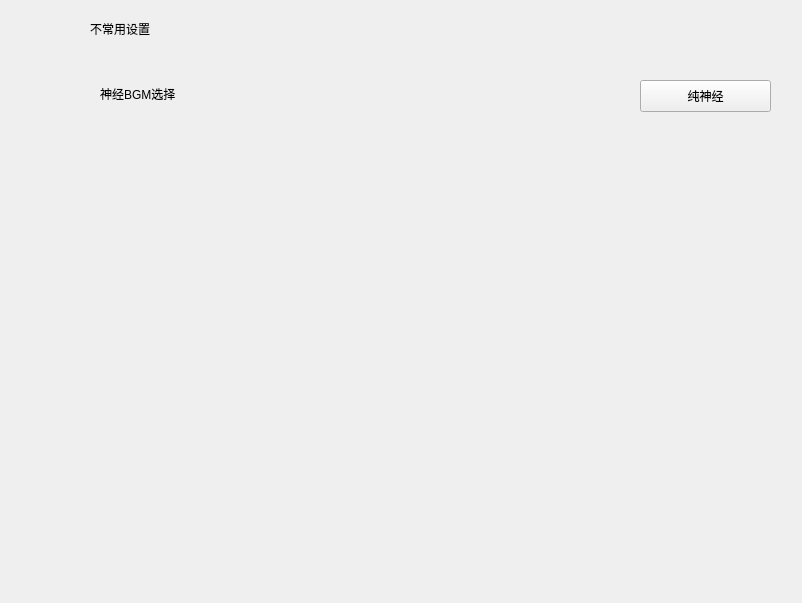
<?xml version="1.0" encoding="UTF-8"?>
<ui version="4.0">
 <class>MainWindow</class>
 <widget class="QMainWindow" name="MainWindow">
  <property name="geometry">
   <rect>
    <x>0</x>
    <y>0</y>
    <width>802</width>
    <height>603</height>
   </rect>
  </property>
  <property name="windowTitle">
   <string>赤石工具箱</string>
  </property>
  <property name="windowIcon">
   <iconset>
    <normaloff>../../pythonstudy/python3.8/eat-redstone-nt/icons/biaoqing.png</normaloff>../../pythonstudy/python3.8/eat-redstone-nt/icons/biaoqing.png</iconset>
  </property>
  <widget class="QWidget" name="centralwidget">
   <widget class="QStackedWidget" name="stackedWidget">
    <property name="geometry">
     <rect>
      <x>80</x>
      <y>0</y>
      <width>721</width>
      <height>601</height>
     </rect>
    </property>
    <property name="currentIndex">
     <number>3</number>
    </property>
    <widget class="QWidget" name="home">
     <widget class="SmoothScrollArea" name="SmoothScrollArea">
      <property name="geometry">
       <rect>
        <x>0</x>
        <y>0</y>
        <width>721</width>
        <height>611</height>
       </rect>
      </property>
      <property name="widgetResizable">
       <bool>true</bool>
      </property>
      <widget class="QWidget" name="scrollAreaWidgetContents">
       <property name="geometry">
        <rect>
         <x>0</x>
         <y>0</y>
         <width>719</width>
         <height>609</height>
        </rect>
       </property>
       <widget class="TitleLabel" name="TitleLabel_2">
        <property name="geometry">
         <rect>
          <x>130</x>
          <y>10</y>
          <width>691</width>
          <height>181</height>
         </rect>
        </property>
        <property name="text">
         <string>我们非常不欢迎您使用该工具箱</string>
        </property>
       </widget>
      </widget>
     </widget>
    </widget>
    <widget class="QWidget" name="redstonepage">
     <widget class="SmoothScrollArea" name="SmoothScrollArea_2">
      <property name="geometry">
       <rect>
        <x>0</x>
        <y>0</y>
        <width>721</width>
        <height>611</height>
       </rect>
      </property>
      <property name="widgetResizable">
       <bool>true</bool>
      </property>
      <widget class="QWidget" name="scrollAreaWidgetContents_2">
       <property name="geometry">
        <rect>
         <x>0</x>
         <y>0</y>
         <width>719</width>
         <height>1000</height>
        </rect>
       </property>
       <property name="minimumSize">
        <size>
         <width>0</width>
         <height>1000</height>
        </size>
       </property>
       <widget class="SimpleCardWidget" name="SimpleCardWidget">
        <property name="geometry">
         <rect>
          <x>0</x>
          <y>10</y>
          <width>711</width>
          <height>171</height>
         </rect>
        </property>
        <widget class="TitleLabel" name="TitleLabel">
         <property name="geometry">
          <rect>
           <x>10</x>
           <y>0</y>
           <width>161</width>
           <height>61</height>
          </rect>
         </property>
         <property name="font">
          <font>
           <family>Minecraft AE</family>
           <pointsize>21</pointsize>
           <weight>50</weight>
           <bold>false</bold>
          </font>
         </property>
         <property name="text">
          <string>看片神器</string>
         </property>
        </widget>
        <widget class="CaptionLabel" name="CaptionLabel">
         <property name="geometry">
          <rect>
           <x>10</x>
           <y>60</y>
           <width>431</width>
           <height>41</height>
          </rect>
         </property>
         <property name="font">
          <font>
           <family>Minecraft AE</family>
           <pointsize>12</pointsize>
           <weight>50</weight>
           <bold>false</bold>
          </font>
         </property>
         <property name="text">
          <string>嗨，我是颠佬，这是我的看片神器，免费看片是我的秘密武器</string>
         </property>
        </widget>
        <widget class="PushButton" name="pian_1">
         <property name="geometry">
          <rect>
           <x>10</x>
           <y>110</y>
           <width>111</width>
           <height>32</height>
          </rect>
         </property>
         <property name="text">
          <string>启动看片神器</string>
         </property>
        </widget>
       </widget>
       <widget class="SimpleCardWidget" name="SimpleCardWidget_2">
        <property name="geometry">
         <rect>
          <x>0</x>
          <y>190</y>
          <width>711</width>
          <height>171</height>
         </rect>
        </property>
        <widget class="TitleLabel" name="TitleLabel_3">
         <property name="geometry">
          <rect>
           <x>10</x>
           <y>0</y>
           <width>591</width>
           <height>61</height>
          </rect>
         </property>
         <property name="font">
          <font>
           <family>Minecraft AE</family>
           <pointsize>21</pointsize>
           <weight>50</weight>
           <bold>false</bold>
          </font>
         </property>
         <property name="text">
          <string>Python 3.8 Shell</string>
         </property>
        </widget>
        <widget class="CaptionLabel" name="CaptionLabel_2">
         <property name="geometry">
          <rect>
           <x>10</x>
           <y>60</y>
           <width>431</width>
           <height>41</height>
          </rect>
         </property>
         <property name="font">
          <font>
           <family>Minecraft AE</family>
           <pointsize>12</pointsize>
           <weight>50</weight>
           <bold>false</bold>
          </font>
         </property>
         <property name="text">
          <string>&quot;Never Gonna Give You Up&quot;</string>
         </property>
        </widget>
        <widget class="PushButton" name="shell">
         <property name="geometry">
          <rect>
           <x>10</x>
           <y>110</y>
           <width>111</width>
           <height>32</height>
          </rect>
         </property>
         <property name="text">
          <string>启动诈骗神器</string>
         </property>
        </widget>
       </widget>
       <widget class="SimpleCardWidget" name="SimpleCardWidget_3">
        <property name="geometry">
         <rect>
          <x>0</x>
          <y>370</y>
          <width>711</width>
          <height>171</height>
         </rect>
        </property>
        <widget class="TitleLabel" name="TitleLabel_4">
         <property name="geometry">
          <rect>
           <x>10</x>
           <y>0</y>
           <width>231</width>
           <height>61</height>
          </rect>
         </property>
         <property name="font">
          <font>
           <family>Minecraft AE</family>
           <pointsize>21</pointsize>
           <weight>50</weight>
           <bold>false</bold>
          </font>
         </property>
         <property name="text">
          <string>记你两分钟</string>
         </property>
        </widget>
        <widget class="CaptionLabel" name="CaptionLabel_3">
         <property name="geometry">
          <rect>
           <x>10</x>
           <y>60</y>
           <width>431</width>
           <height>41</height>
          </rect>
         </property>
         <property name="font">
          <font>
           <family>Minecraft AE</family>
           <pointsize>12</pointsize>
           <weight>50</weight>
           <bold>false</bold>
          </font>
         </property>
         <property name="text">
          <string>世界上最简单的倒计时</string>
         </property>
        </widget>
        <widget class="PushButton" name="dao_time">
         <property name="geometry">
          <rect>
           <x>10</x>
           <y>110</y>
           <width>111</width>
           <height>32</height>
          </rect>
         </property>
         <property name="text">
          <string>开启倒计时</string>
         </property>
        </widget>
       </widget>
      </widget>
     </widget>
    </widget>
    <widget class="QWidget" name="toolspage">
     <widget class="SmoothScrollArea" name="SmoothScrollArea_3">
      <property name="geometry">
       <rect>
        <x>0</x>
        <y>0</y>
        <width>721</width>
        <height>611</height>
       </rect>
      </property>
      <property name="widgetResizable">
       <bool>true</bool>
      </property>
      <widget class="QWidget" name="scrollAreaWidgetContents_3">
       <property name="geometry">
        <rect>
         <x>0</x>
         <y>0</y>
         <width>719</width>
         <height>1000</height>
        </rect>
       </property>
       <property name="minimumSize">
        <size>
         <width>0</width>
         <height>1000</height>
        </size>
       </property>
       <widget class="SimpleCardWidget" name="SimpleCardWidget_8">
        <property name="geometry">
         <rect>
          <x>0</x>
          <y>10</y>
          <width>711</width>
          <height>171</height>
         </rect>
        </property>
        <widget class="TitleLabel" name="TitleLabel_9">
         <property name="geometry">
          <rect>
           <x>10</x>
           <y>0</y>
           <width>211</width>
           <height>61</height>
          </rect>
         </property>
         <property name="font">
          <font>
           <family>Minecraft AE</family>
           <pointsize>21</pointsize>
           <weight>50</weight>
           <bold>false</bold>
          </font>
         </property>
         <property name="text">
          <string>本地视频转换器</string>
         </property>
        </widget>
        <widget class="CaptionLabel" name="CaptionLabel_8">
         <property name="geometry">
          <rect>
           <x>10</x>
           <y>60</y>
           <width>431</width>
           <height>41</height>
          </rect>
         </property>
         <property name="font">
          <font>
           <family>Minecraft AE</family>
           <pointsize>12</pointsize>
           <weight>50</weight>
           <bold>false</bold>
          </font>
         </property>
         <property name="text">
          <string>打算做</string>
         </property>
        </widget>
        <widget class="PushButton" name="start_ffmpeg">
         <property name="geometry">
          <rect>
           <x>10</x>
           <y>110</y>
           <width>171</width>
           <height>32</height>
          </rect>
         </property>
         <property name="text">
          <string>启动MDN ffmpeg GUI</string>
         </property>
        </widget>
       </widget>
      </widget>
     </widget>
    </widget>
    <widget class="QWidget" name="page">
     <widget class="TitleLabel" name="TitleLabel_5">
      <property name="geometry">
       <rect>
        <x>10</x>
        <y>10</y>
        <width>161</width>
        <height>38</height>
       </rect>
      </property>
      <property name="text">
       <string>不常用设置</string>
      </property>
     </widget>
     <widget class="SimpleCardWidget" name="SimpleCardWidget_4">
      <property name="geometry">
       <rect>
        <x>0</x>
        <y>60</y>
        <width>711</width>
        <height>61</height>
       </rect>
      </property>
      <widget class="SubtitleLabel" name="SubtitleLabel">
       <property name="geometry">
        <rect>
         <x>20</x>
         <y>20</y>
         <width>141</width>
         <height>28</height>
        </rect>
       </property>
       <property name="text">
        <string>神经BGM选择</string>
       </property>
      </widget>
      <widget class="ComboBox" name="music">
       <property name="geometry">
        <rect>
         <x>560</x>
         <y>20</y>
         <width>131</width>
         <height>32</height>
        </rect>
       </property>
       <property name="text">
        <string>纯神经</string>
       </property>
      </widget>
     </widget>
    </widget>
   </widget>
  </widget>
 </widget>
 <customwidgets>
  <customwidget>
   <class>ComboBox</class>
   <extends>QPushButton</extends>
   <header>qfluentwidgets</header>
  </customwidget>
  <customwidget>
   <class>PushButton</class>
   <extends>QPushButton</extends>
   <header>qfluentwidgets</header>
  </customwidget>
  <customwidget>
   <class>CardWidget</class>
   <extends>QFrame</extends>
   <header>qfluentwidgets</header>
   <container>1</container>
  </customwidget>
  <customwidget>
   <class>SimpleCardWidget</class>
   <extends>CardWidget</extends>
   <header>qfluentwidgets</header>
   <container>1</container>
  </customwidget>
  <customwidget>
   <class>SmoothScrollArea</class>
   <extends>QScrollArea</extends>
   <header>qfluentwidgets</header>
   <container>1</container>
  </customwidget>
  <customwidget>
   <class>CaptionLabel</class>
   <extends>QLabel</extends>
   <header>qfluentwidgets</header>
  </customwidget>
  <customwidget>
   <class>SubtitleLabel</class>
   <extends>QLabel</extends>
   <header>qfluentwidgets</header>
  </customwidget>
  <customwidget>
   <class>TitleLabel</class>
   <extends>QLabel</extends>
   <header>qfluentwidgets</header>
  </customwidget>
 </customwidgets>
 <resources/>
 <connections/>
</ui>
